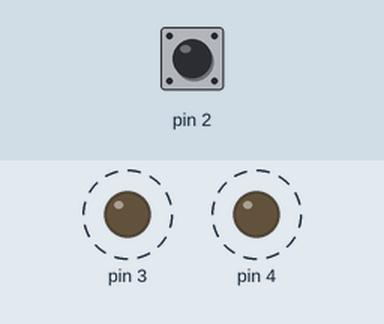
Simulated run of this sketch. Board: Arduino Uno, built with avr-gcc and run on an emulated ATmega328P. Parts: output pins drawn as LEDs (lit = HIGH). Dashed ring = blinking. The inputs (shaded band) are chosen by the test bench; at power-on: pin 2 HIGH.

Above: at 0.05 s.
Timing chart, 0 to 3.0 s (numbered marks = the images above):
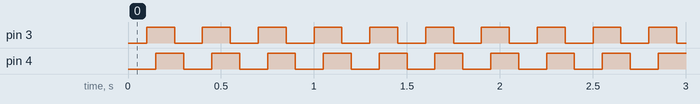

Measured:
- by itself, pin 3, pin 4: alternates HIGH for 0.15 s and LOW for 0.15 s

The sketch:

29.11.2022_Led_For_BIRIKTIR.ino
```cpp
bool DirectionUp = true;
void setup() {
  for(int pin = 2; pin <= 4; pin++){
    pinMode(pin, OUTPUT);
  }
  pinMode(2, INPUT_PULLUP);
  attachInterrupt(digitalPinToInterrupt(2),changeDirection, FALLING);
}

void loop() {
  if(DirectionUp){
    for(int pinH = 2; pinH <= 4; pinH++) {
      delay(50);
      digitalWrite(pinH, HIGH);
    }
    for(int pinL = 2; pinL <= 4; pinL++) {
      delay(50);
      digitalWrite(pinL, LOW);
    }
 }

  else{
   for(int pinrH = 4; pinrH >= 2; pinrH--) {
     delay(50);
     digitalWrite(pinrH, HIGH);
   }
     for(int pinrL = 4; pinrL >= 2; pinrL--) {
      delay(50);
      digitalWrite(pinrL, LOW);
    }
  }
}

void changeDirection(){
 DirectionUp = !DirectionUp;
}
```
